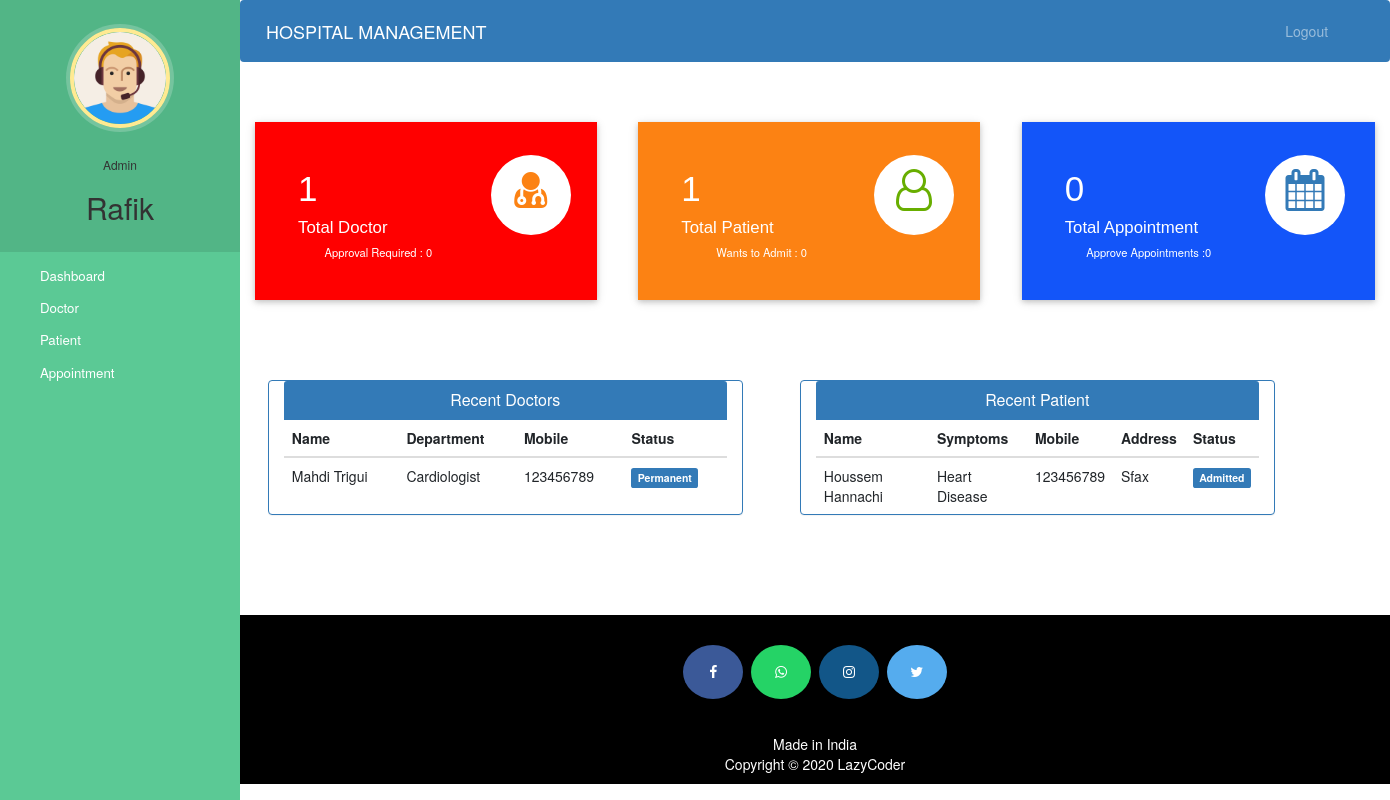
/admin-dashboard (signed in), run on an earlier commit of the app's database.
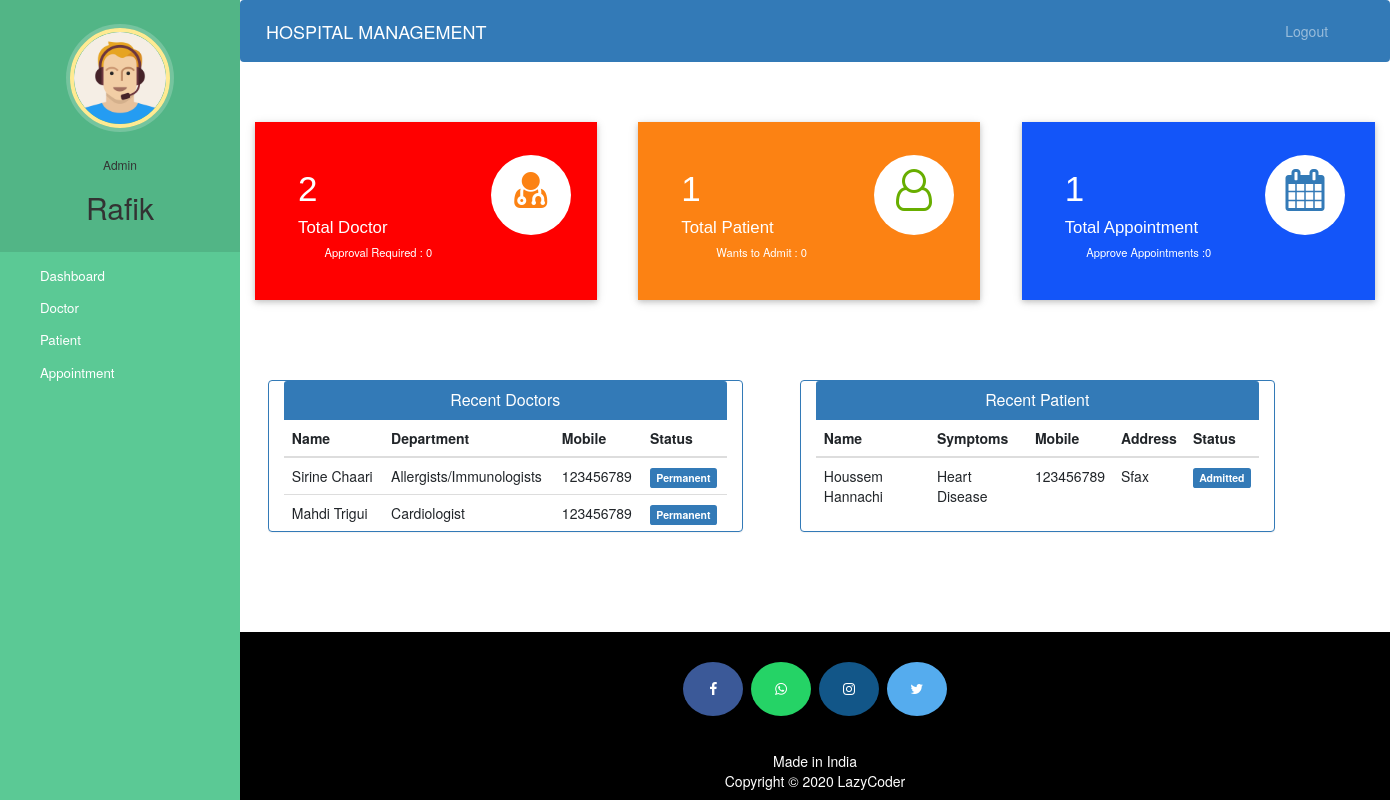
And on a later commit of the database.
### hospital/models.py (models this page shows, shortened)
class Doctor(models.Model):
    user=models.OneToOneField(User,on_delete=models.CASCADE)
    profile_pic= models.ImageField(upload_to='profile_pic/DoctorProfilePic/',null=True,blank=True)
    address = models.CharField(max_length=40)
    date_of_birth = models.CharField(max_length=20, default="01/01/2000")
    gender = models.CharField(max_length=10, default="male")
    mobile = models.CharField(max_length=20,null=True)
    department= models.CharField(max_length=50,choices=departments,default='Cardiologist')
    status=models.BooleanField(default=False)
    @property
    def get_name(self):
        return self.user.first_name+" "+self.user.last_name

class Patient(models.Model):
    user=models.OneToOneField(User,on_delete=models.CASCADE)
    profile_pic= models.ImageField(upload_to='profile_pic/PatientProfilePic/',null=True,blank=True)
    address = models.CharField(max_length=40)
    date_of_birth = models.CharField(max_length=20, default="01/01/2000")
    gender = models.CharField(max_length=10, default="male")
    mobile = models.CharField(max_length=20,null=False)
    symptoms = models.CharField(max_length=100,null=False)
    assignedDoctorId = models.PositiveIntegerField(null=True)
    admitDate=models.DateField(auto_now=True)
    status=models.BooleanField(default=False)
    @property
    def get_name(self):
        return self.user.first_name+" "+self.user.last_name

### hospital/views.py (the view)
# urls.py: path('admin-dashboard', views.admin_dashboard_view,name='admin-dashboard'),
@login_required(login_url='adminlogin')
@user_passes_test(is_admin)
def admin_dashboard_view(request):
    doctors=models.Doctor.objects.all().order_by('-id')
    nurses=models.Nurse.objects.all().order_by('-id')
    patients=models.Patient.objects.all().order_by('-id')
    doctorcount=models.Doctor.objects.all().filter(status=True).count()
    pendingdoctorcount=models.Doctor.objects.all().filter(status=False).count()
    nursecount=models.Nurse.objects.all().filter(status=True).count()
    pendingnursecount=models.Nurse.objects.all().filter(status=False).count()
    patientcount=models.Patient.objects.all().filter(status=True).count()
    pendingpatientcount=models.Patient.objects.all().filter(status=False).count()
    appointmentcount=models.Appointment.objects.all().filter(status=True).count()
    pendingappointmentcount=models.Appointment.objects.all().filter(status=False).count()
    mydict={
    'doctors':doctors,
    'patients':patients,
    'nurses':nurses,
    'doctorcount':doctorcount,
    'nursecount':nursecount,
    'pendingdoctorcount':pendingdoctorcount,
    'pendingnursecount':pendingnursecount,
    'patientcount':patientcount,
    'pendingpatientcount':pendingpatientcount,
    'appointmentcount':appointmentcount,
    'pendingappointmentcount':pendingappointmentcount,
    }
    return render(request,'hospital/admin_dashboard.html',context=mydict)

### hospital/views.py (called while the page is built)
def is_admin(user):
    return user.groups.filter(name='ADMIN').exists()

### templates/hospital/admin_dashboard.html
{% extends 'hospital/admin_base.html' %}
{% load static %}
{% block content %}
{%include 'hospital/admin_dashboard_cards.html'%}
<br><br><br><br>
<div class="container">
  <div class="row">
    <div class="panel panel-primary col-md-5" style="margin-left:2%;">
      <div class="panel-heading" style="text-align:center;">
        <h6 class="panel-title">Recent Doctors</h6>
      </div>
      <table class="table table-hover" id="dev-table">
        <thead>
          <tr>
            <th>Name</th>
            <th>Department</th>
            <th>Mobile</th>
            <th>Status</th>
          </tr>
        </thead>
        {% for d in doctors %}
        <tr>
          <td> {{d.get_name}}</td>
          <td>{{d.department}}</td>
          <td>{{d.mobile}}</td>
          {%if d.status%}
          <td> <span class="label label-primary">Permanent</span></td>
          {% else %}
          <td> <span class="label label-success">On Hold</span></td>
          {% endif %}
        </tr>
        {% endfor %}
      </table>
    </div>
    <div class="panel panel-primary col-md-5" style="margin-left:5%;">
      <div class="panel-heading" style="text-align:center;">
        <h6 class="panel-title">Recent Patient</h6>
      </div>
      <table class="table table-hover" id="dev-table">
        <thead>
          <tr>
            <th>Name</th>
            <th>Symptoms</th>
            <th>Mobile</th>
            <th>Address</th>
            <th>Status</th>
          </tr>
        </thead>
        {% for p in patients %}
        <tr>
          <td> {{p.get_name}}</td>
          <td>{{p.symptoms}}</td>
          <td>{{p.mobile}}</td>
          <td>{{p.address}}</td>
          {%if p.status%}
          <td> <span class="label label-primary">Admitted</span></td>
          {% else %}
          <td> <span class="label label-success">On Hold</span></td>
          {% endif %}
        </tr>
        {% endfor %}
      </table>
    </div>
  </div>
</div>
{% endblock content %}

What changed in the data, as far as the page shows it:
added Doctor: get_name "Sirine Chaari", department "Allergists/Immunologists", mobile "123456789", status "Permanent"
Also different on the page:
{{ doctorcount }}: "1" → "2"
{{ appointmentcount }}: "0" → "1"
